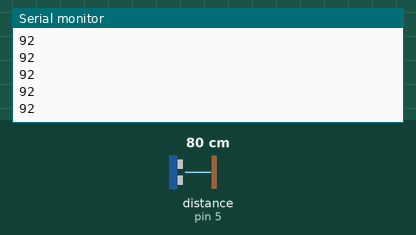
The sketch below on a simulated Arduino Uno, built with avr-gcc and run on an emulated ATmega328P. On the bench: the last lines printed to the serial monitor. Wiring (inferred from the names in the program): ultrasonic range finder: trigger pin 3; echo pin 5. The inputs (shaded band) are chosen by the test bench; at power-on: distance to the obstacle (sensor on pin 5) 80 cm. The echo pulse lasts 58.3 µs per cm.

Above: at 1.2 s.
1.3 s: distance to the obstacle (sensor on pin 5) set to 2 cm
At 1.48 s:
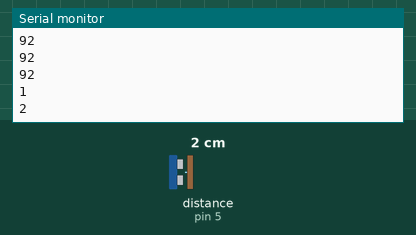
2.8 s: distance to the obstacle (sensor on pin 5) set to 4 cm
At 2.89 s:
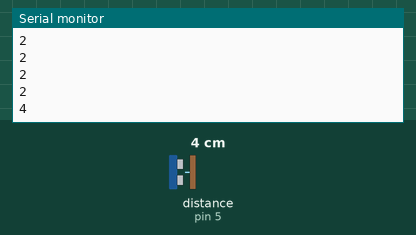
Timing chart, 0 to 5.8 s (numbered marks = the images above; inputs shaded):
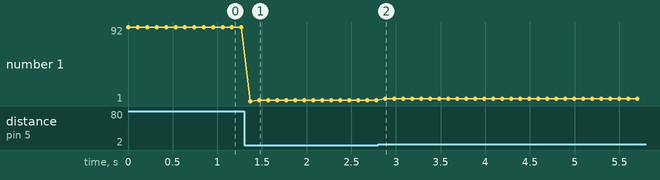

The sketch:

Task3.ino
```cpp
const int trigPin = 3;
const int echoPin = 5;
void setup() {
  Serial.begin(9600);
  pinMode(trigPin, OUTPUT);
  pinMode(echoPin, INPUT);
}
long ultrasonicDistanceInCM() {
  digitalWrite(trigPin, LOW);
  delayMicroseconds(2);
  digitalWrite(trigPin, HIGH);
  delayMicroseconds(10);
  digitalWrite(trigPin, LOW);
  long duration = pulseIn(echoPin, HIGH);
  return duration / 50;
}
void loop() {
 Serial.println(ultrasonicDistanceInCM());
 delay(100);
}
```

Measured:
- after the input at 1.3 s, the serial monitor: prints a new line after 0.07 s (image 1)
- after the input at 2.8 s, the serial monitor: prints a new line after 0.08 s (image 2)
- plotted number 1: 92 → 2 after the input at 1.3 s, 2 → 4 after the input at 2.8 s
